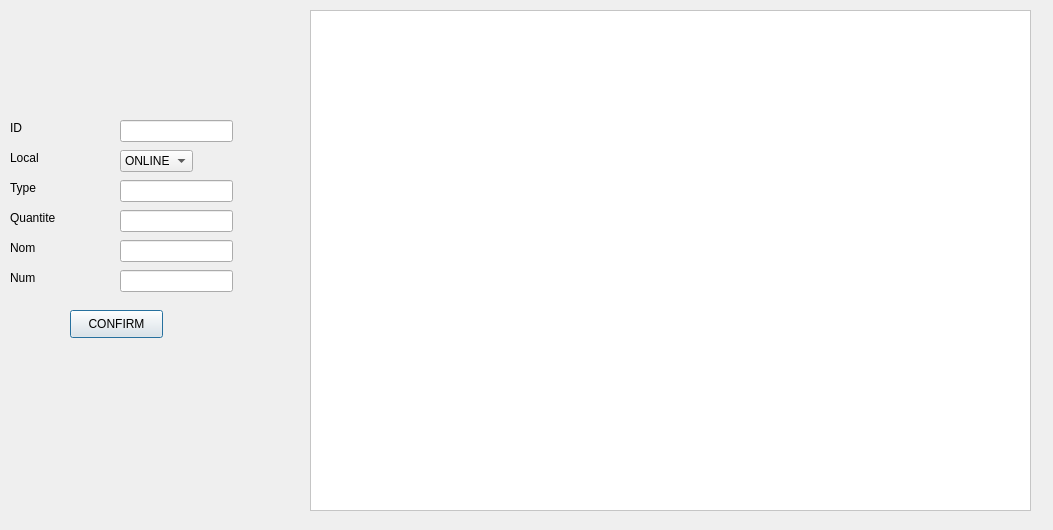
<?xml version="1.0" encoding="UTF-8"?>
<ui version="4.0">
 <class>modify</class>
 <widget class="QDialog" name="modify">
  <property name="geometry">
   <rect>
    <x>0</x>
    <y>0</y>
    <width>1053</width>
    <height>530</height>
   </rect>
  </property>
  <property name="windowTitle">
   <string>Dialog</string>
  </property>
  <widget class="QLabel" name="label_4">
   <property name="geometry">
    <rect>
     <x>10</x>
     <y>150</y>
     <width>56</width>
     <height>16</height>
    </rect>
   </property>
   <property name="text">
    <string>Local</string>
   </property>
  </widget>
  <widget class="QTableView" name="table_modify">
   <property name="geometry">
    <rect>
     <x>310</x>
     <y>10</y>
     <width>721</width>
     <height>501</height>
    </rect>
   </property>
   <property name="styleSheet">
    <string notr="true">background-color: rgb(255, 255, 255);</string>
   </property>
  </widget>
  <widget class="QLineEdit" name="line_q_m">
   <property name="geometry">
    <rect>
     <x>120</x>
     <y>210</y>
     <width>113</width>
     <height>22</height>
    </rect>
   </property>
  </widget>
  <widget class="QPushButton" name="pushButton">
   <property name="geometry">
    <rect>
     <x>70</x>
     <y>310</y>
     <width>93</width>
     <height>28</height>
    </rect>
   </property>
   <property name="text">
    <string>CONFIRM</string>
   </property>
  </widget>
  <widget class="QLabel" name="label_10">
   <property name="geometry">
    <rect>
     <x>10</x>
     <y>270</y>
     <width>56</width>
     <height>16</height>
    </rect>
   </property>
   <property name="text">
    <string>Num</string>
   </property>
  </widget>
  <widget class="QComboBox" name="combo_s_m">
   <property name="geometry">
    <rect>
     <x>120</x>
     <y>150</y>
     <width>73</width>
     <height>22</height>
    </rect>
   </property>
   <item>
    <property name="text">
     <string>ONLINE</string>
    </property>
   </item>
   <item>
    <property name="text">
     <string>OFFLINE</string>
    </property>
   </item>
  </widget>
  <widget class="QLabel" name="label_9">
   <property name="geometry">
    <rect>
     <x>10</x>
     <y>240</y>
     <width>56</width>
     <height>16</height>
    </rect>
   </property>
   <property name="text">
    <string>Nom</string>
   </property>
  </widget>
  <widget class="QLabel" name="label_6">
   <property name="geometry">
    <rect>
     <x>10</x>
     <y>210</y>
     <width>56</width>
     <height>16</height>
    </rect>
   </property>
   <property name="text">
    <string>Quantite</string>
   </property>
  </widget>
  <widget class="QLineEdit" name="line_nom_m">
   <property name="geometry">
    <rect>
     <x>120</x>
     <y>240</y>
     <width>113</width>
     <height>22</height>
    </rect>
   </property>
  </widget>
  <widget class="QLineEdit" name="line_t_m">
   <property name="geometry">
    <rect>
     <x>120</x>
     <y>180</y>
     <width>113</width>
     <height>22</height>
    </rect>
   </property>
  </widget>
  <widget class="QLineEdit" name="line_nom_m_2">
   <property name="geometry">
    <rect>
     <x>120</x>
     <y>270</y>
     <width>113</width>
     <height>22</height>
    </rect>
   </property>
  </widget>
  <widget class="QLabel" name="label">
   <property name="geometry">
    <rect>
     <x>10</x>
     <y>120</y>
     <width>56</width>
     <height>16</height>
    </rect>
   </property>
   <property name="text">
    <string>ID</string>
   </property>
  </widget>
  <widget class="QLabel" name="label_5">
   <property name="geometry">
    <rect>
     <x>10</x>
     <y>180</y>
     <width>56</width>
     <height>16</height>
    </rect>
   </property>
   <property name="text">
    <string>Type</string>
   </property>
  </widget>
  <widget class="QLineEdit" name="line_id_m">
   <property name="geometry">
    <rect>
     <x>120</x>
     <y>120</y>
     <width>113</width>
     <height>22</height>
    </rect>
   </property>
  </widget>
 </widget>
 <resources/>
 <connections/>
</ui>
